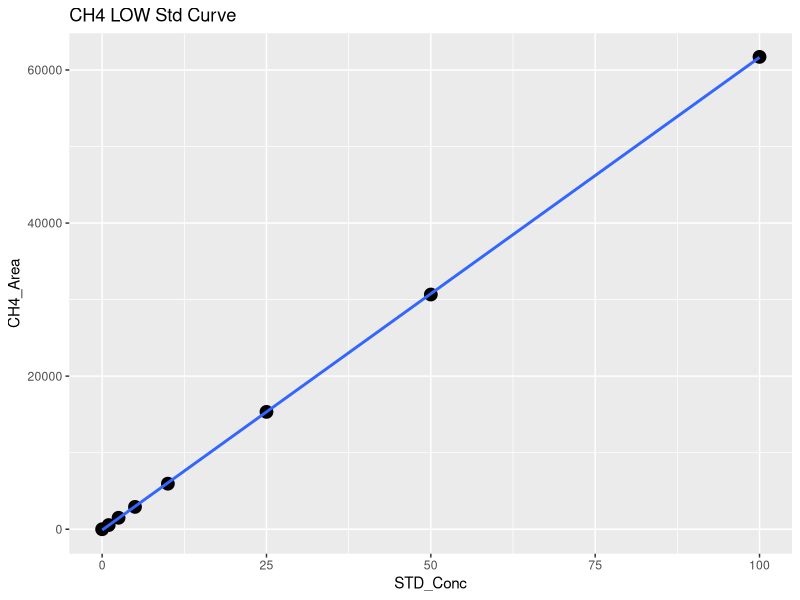
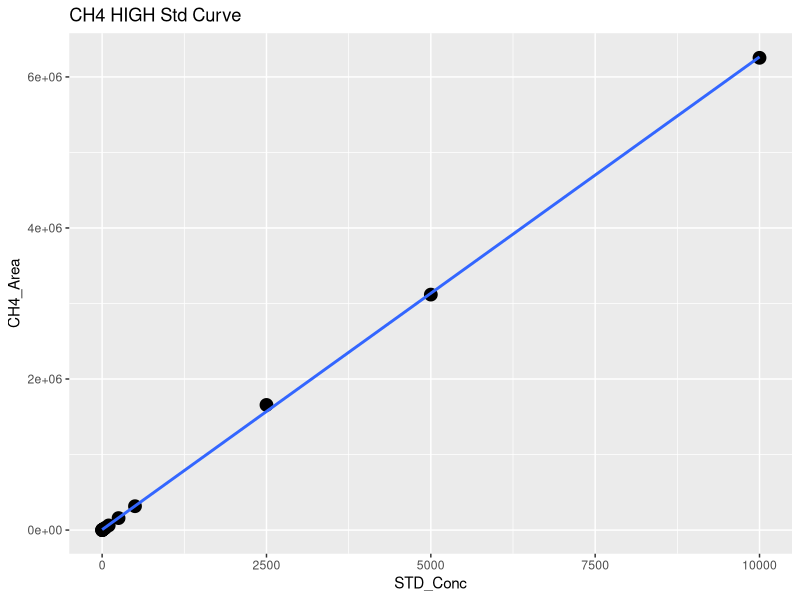
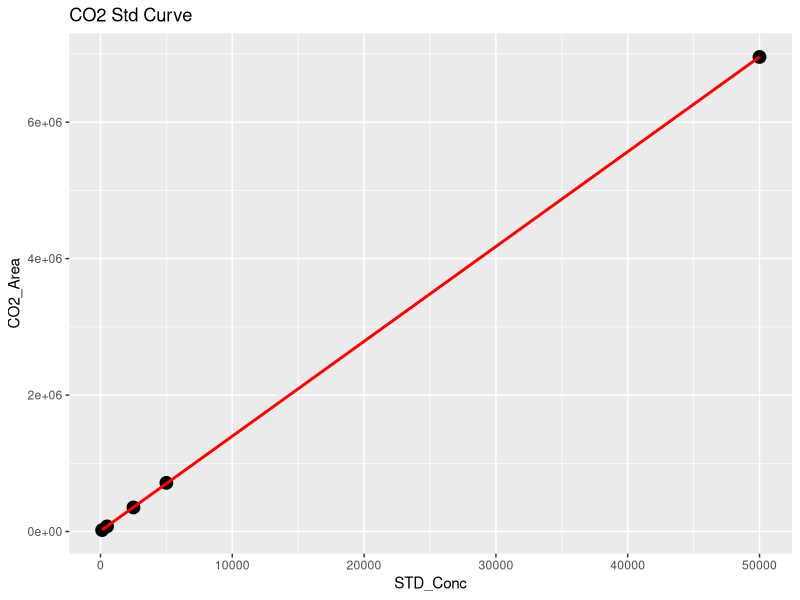
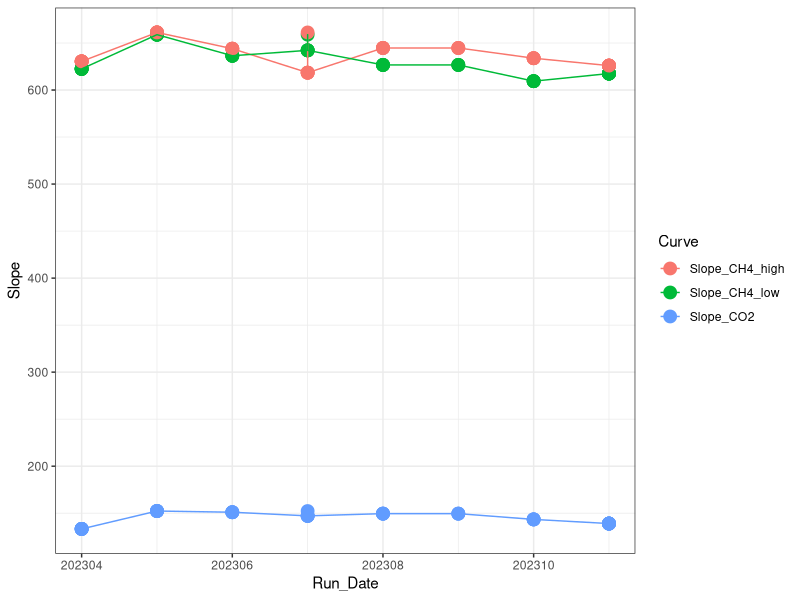

Write the R code that produced these figures, in order. (Note: this script raises an error after producing the figures.)
## ---- chunk 1
library(dplyr)
library(ggplot2)
library(ggpubr)
library(stringr)
## ---- chunk 2

#Read in June Data 
raw <- read.csv("Raw Data/COMPASS_CBSYN_SGW_202311.csv")
head(raw)

#pull out methane standards
stds_ch4 <-  raw %>%  
  filter(str_detect(Sample_Type, "STD_CH4"))
#head(stds_ch4)

#split into high curve and low curve for CH4
stds_ch4_low <- stds_ch4  %>%  
  filter(!STD_Conc > 100)

#Low curve for CH4
CH4_Low <- ggplot(stds_ch4_low, aes(STD_Conc, CH4_Area)) + geom_point(size=4) + 
  geom_smooth(method = "lm", se = FALSE) + labs(title="CH4 LOW Std Curve")
CH4_Low

CH4_Low_lm <- lm(stds_ch4_low$CH4_Area ~ stds_ch4_low$STD_Conc)
summary(CH4_Low_lm)
cf <- coef(CH4_Low_lm)

#create data frame with 1 rows and 0 columns
Slope_CH4_low <- data.frame(matrix(ncol = 0, nrow = 1))
Slope_CH4_low$Curve <- "Slope_CH4_low"
Slope_CH4_low$R2 <- summary(CH4_Low_lm)$adj.r.squared
Slope_CH4_low$Slope <- cf[2]
Slope_CH4_low$Intercept <- cf[1]
#head(Slope_CH4_low)

#High curve for CH4
CH4_High <- ggplot(stds_ch4, aes(STD_Conc, CH4_Area)) + geom_point(size=4) + 
  geom_smooth(method = "lm", se = FALSE) + labs(title="CH4 HIGH Std Curve")
CH4_High

stds_ch4_lm <- lm(stds_ch4$CH4_Area ~ stds_ch4$STD_Conc)
summary(stds_ch4_lm)
cf <- coef(stds_ch4_lm)

#create data frame with 1 rows and 0 columns
Slope_CH4_high <- data.frame(matrix(ncol = 0, nrow = 1))
Slope_CH4_high$Curve <- "Slope_CH4_high"
Slope_CH4_high$R2 <- summary(stds_ch4_lm)$adj.r.squared
Slope_CH4_high$Slope <- cf[2]
Slope_CH4_high$Intercept <- cf[1]
#head(Slope_CH4_high)

#pull out co2 standards
stds_co2 <-  raw %>%  
  filter(str_detect(Sample_Type, "STD_CO2"))
#head(stds_co2)

#CO2 Curve
CO2_stds <- ggplot(stds_co2, aes(STD_Conc, CO2_Area)) + geom_point(size=4) + 
  geom_smooth(method = "lm", se = FALSE, color="red") + labs(title="CO2 Std Curve")
CO2_stds

stds_co2_lm <- lm(stds_co2$CO2_Area ~ stds_co2$STD_Conc)
summary(stds_co2_lm)
cf <- coef(stds_co2_lm)

#create data frame with 1 rows and 0 columns
Slope_CO2 <- data.frame(matrix(ncol = 0, nrow = 1))
Slope_CO2$Curve <- "Slope_CO2"
Slope_CO2$R2 <- summary(stds_co2_lm)$adj.r.squared
Slope_CO2$Slope <- cf[2]
Slope_CO2$Intercept <- cf[1]
#head(Slope_CO2)

#pull all the slopes together into one dataframe 
Slopes <- rbind(Slope_CH4_low, Slope_CH4_high, Slope_CO2)
#head(Slopes)

#needs changed each time #####
Slopes$Run_Date <- c(202311, 202311, 202311)

log <- read.csv("Raw Data/COMPASS_Varian_QAQC_2023.csv")
head(log)
log <- log[ ,-c(1)]
log <- rbind(log, Slopes)

Slopes_chk <- ggplot(log, aes(Run_Date, Slope, col=Curve)) + geom_point(size=4) + geom_line() + theme_bw()
Slopes_chk

write.csv(log, "Raw Data/COMPASS_Varian_QAQC_2023.csv")
## ---- chunk 3
#head(raw)

#pull out methane standards
Samples <-  raw %>%  
  filter(!str_detect(Sample_Type, "STD_CH4")) %>%  
  filter(!str_detect(Sample_Type, "STD_CO2")) %>%  
  filter(!str_detect(Sample_Type, "Blank")) %>%  
  filter(!str_detect(Sample_Type, "Chk_STD")) %>%  
   filter(!str_detect(Sample_Type, "CHKSTD")) %>%
  filter(!str_detect(Sample_Type, "NA"))
#head(Samples)

#Now flag any areas that are above the 100ppm area for CH4
Samples$CH4_Curve <- ifelse(Samples$CH4_Area >71000, "High", "Low")
#head(Samples)

#Calculate CH4 concentrations in ppm
Samples$CH4_Conc_ppm <- ifelse(Samples$CH4_Area >71000, (Samples$CH4_Area-Slope_CH4_high$Intercept)/Slope_CH4_high$Slope,                                       (Samples$CH4_Area-Slope_CH4_low$Intercept)/Slope_CH4_low$Slope )

#Calculate CO2 concentrations in ppm 
Samples$CO2_Conc_ppm <- ((Samples$CO2_Area-Slope_CO2$Intercept)/Slope_CO2$Slope) 

#head(Samples)

##########make flags for any dilutions needed 
#highest CH4 standard = 10000
#highest CO2 standard = 50000

Samples$CH4_Flag <- ifelse(Samples$CH4_Conc_ppm >10000, "Needs Dilution", "Within Range")
Samples$CO2_Flag <- ifelse(Samples$CO2_Conc_ppm >50000, "Needs Dilution", "Within Range")
#head(Samples)

## ---- chunk 4

chks <-  raw %>%  
  filter(!str_detect(Sample_Type, "STD_CH4")) %>%  
  filter(!str_detect(Sample_Type, "STD_CO2")) %>%  
  filter(!str_detect(Sample_Type, "Blank")) %>%  
  filter(!str_detect(Sample_Type, "Unknown")) %>%  
  filter(!str_detect(Sample_Type, "NA"))
#head(chks)

#Calculate CH4 concentrations in ppm
chks$CH4_Conc_ppm <- ifelse(chks$CH4_Area >71000, 
                      (chks$CH4_Area-Slope_CH4_high$Intercept)/Slope_CH4_high$Slope,                                       (chks$CH4_Area-Slope_CH4_low$Intercept)/Slope_CH4_low$Slope )

#Calculate CO2 concentrations in ppm 
chks$CO2_Conc_ppm <- ((chks$CO2_Area-Slope_CO2$Intercept)/Slope_CO2$Slope)



#change this if check standard concentrations are different 
level_ch4 <- 5      #ppm
level_co2 <- 1000   #ppm

#calculate percent difference of check standards 
chks$Ch4_diff <- ((chks$CH4_Conc_ppm - level_ch4)/((chks$CH4_Conc_ppm + level_ch4)/2)) * 100
chks$CH4_diff_flag <-  ifelse(chks$Ch4_diff <10, 'YES', 'NO, rerun')

chks$CO2_diff <- ((chks$CO2_Conc_ppm - level_co2)/((chks$CO2_Conc_ppm + level_co2)/2)) * 100
chks$CO2_diff_flag <-  ifelse(chks$CO2_diff <10, 'YES', 'NO, rerun')

#now plot the Ch4 concentrations and the CO2 concentrations vs. the expected concentration 
#then also make the color the percent difference between the expected and observed concentration 

ch4_chk <-  ggplot(data = chks, aes(x = Sample_ID, y = CH4_Conc_ppm, fill=CH4_diff_flag)) +
       geom_bar(stat = 'identity') + 
        scale_fill_manual(values=c( "darkgreen", "darkgrey"))+
        #scale_fill_gradient2(low='red', mid='white', high='blue', space='Lab') + 
        theme_classic() + labs(x= " ", y="CH4  (ppm)", title="Check Stds: CH4") + 
        theme(legend.position="bottom") +  geom_hline(yintercept=level_ch4, linetype="dashed", 
                color = "black", size=1)


co2_chk <-  ggplot(data = chks, aes(x = Sample_ID, y = CO2_Conc_ppm, fill=CO2_diff_flag)) +
       geom_bar(stat = 'identity') + 
        scale_fill_manual(values=c("darkgreen", "darkgrey"))+
        #scale_fill_gradient2(low='red', mid='white', high='blue', space='Lab') + 
        theme_classic() + labs(x= " ", y="CO2  (ppm)", title="Check Stds: CO2") + 
        theme(legend.position="bottom") +  geom_hline(yintercept=level_co2, linetype="dashed", 
                color = "black", size=1)

ggarrange(ch4_chk, co2_chk, nrow=1, ncol=2)


## ---- chunk 5

#multiply the concentration by the dilution factor
Samples$CH4_Conc_ppm_dilcorr <- (Samples$CH4_Conc_ppm * Samples$Dilution_Factor)

Samples$CO2_Conc_ppm_dilcorr <- (Samples$CO2_Conc_ppm * Samples$Dilution_Factor)

#check results
#head(Samples)

#quick first look at the samples 
ch4_samples <-  ggplot(data = Samples, aes(x = Sample_ID, y = CH4_Conc_ppm, fill=CH4_Flag)) +
       geom_bar(stat = 'identity') + 
        scale_fill_manual(values=c("red","darkgreen"))+
        #scale_fill_gradient2(low='red', mid='white', high='blue', space='Lab') + 
        theme_classic() + labs(x= " ", y="CH4 (ppm)", title="CH4: Green = Within Range") + 
        theme(legend.position="none") 


co2_samples <-  ggplot(data = Samples, aes(x = Sample_ID, y = CO2_Conc_ppm, fill=CO2_Flag)) +
       geom_bar(stat = 'identity') + 
        scale_fill_manual(values=c("red", "darkgreen"))+
        #scale_fill_gradient2(low='red', mid='white', high='blue', space='Lab') + 
        theme_classic() + labs(x= " ", y="CO2 (ppm)", title="CO2: Green = Within Range") + 
        theme(legend.position="none") 

ggarrange(ch4_samples, co2_samples, nrow=1, ncol=2)


## ---- chunk 6

# Convert ppm CH4 to total umol CH4 in the sample headspace
# use Ideal Gas Law:  
#   hdsp umol CH4 = ppm CH4*(PV/RT) 
#      P = 1 (pressure in atm)
#      R = 0.082 (gas constant)
#      V = 0.015 (gas syringe volume in L)
#      T = "TempC" column value in Kelvin (equilibration temperature)

#set the volume used for the sample
#volume = 0.02
#TempC <-  25 #I am assuming 25C not sure how we want to handle this

#Calculate CH4 concentrations in ppm
#Samples$CH4_Conc_umol <- ifelse(Samples$G_W == "W",
#                    ((Samples$CH4_Conc_ppm_dilcorr*((1*volume/1000)/(0.08206*(TempC+273.15))))/(volume/1000)),
#                    ((((Samples$CH4_Conc_ppm_dilcorr/1000))/16.04)*1000000  ))
#Samples$CO2_Conc_umol <- ifelse(Samples$G_W == "W",
#                    ((Samples$CO2_Conc_ppm_dilcorr*((1*volume/1000)/(0.08206*(TempC+273.15))))/(volume/1000)),
#                    ((((Samples$CO2_Conc_ppm_dilcorr/1000))/16.04)*1000000  ))

#do an if then statement (if it says water use this and if it says gas then use )
#Samples$hdsp_umol_CH4 <- (Samples$CH4_Conc_ppm_dilcorr*((1*volume/1000)/(0.08206*(TempC+273.15))))/(volume/1000)
#Samples$hdsp_umol_CO2 <- Samples$CO2_Conc_ppm_dilcorr*((1*volume/1000)/(0.08206*(TempC+273.15)))
# Convert headspace CH4 to dissolved umol/L Ch4 in sample
#Samples$pw_umol_CH4 <- Samples$hdsp_umol_CH4/(volume/1000)

#quick first look at the samples 
#ch4_samples1 <-  ggplot(data = Samples, aes(x = Sample_ID, y = CH4_Conc_umol, fill=G_W)) +
#       geom_bar(stat = 'identity') + 
 #       scale_fill_manual(values=c("darkgrey","darkblue"))+
        #scale_fill_gradient2(low='red', mid='white', high='blue', space='Lab') + 
 #       theme_classic() + labs(x= " ", y="CH4 (uM)", title="CH4: Blue = PW Sample") + 
 #       theme(legend.position="none") 


#co2_samples1 <-  ggplot(data = Samples, aes(x = Sample_ID, y = CO2_Conc_umol, fill=G_W)) +
 #      geom_bar(stat = 'identity') + 
#        scale_fill_manual(values=c("darkgrey","darkblue"))+
        #scale_fill_gradient2(low='red', mid='white', high='blue', space='Lab') + 
#        theme_classic() + labs(x= " ", y="CO2 (uM)", title="CO2: Blue = PW Sample") + 
#        theme(legend.position="none") 

#ggarrange(ch4_samples1, co2_samples1, nrow=1, ncol=2)

## ---- chunk 7

#pull out what we need 
Samples1 <- Samples[ ,c(1:3,6:9,17:20)]
#head(Samples1)

IDs <- data.frame(do.call('rbind', strsplit(as.character(Samples1$Sample_ID),'_',fixed=TRUE)))
colnames(IDs) <- c("Site" , "Zone", "Replicate", "Depth")
IDs$Depth1 <- ifelse(IDs$Depth == '10cm', '10', 
                 ifelse(IDs$Depth == '20cm', '20', 
                        ifelse(IDs$Depth == '45cm', '45', '0')))
head(IDs)

#rejoin them to the dataframe
alldat <- cbind(IDs, Samples1)
head(alldat)

write.csv(alldat, "Processed Data/COMPASS_CBSYN_SGW_202311_Processed.csv")
